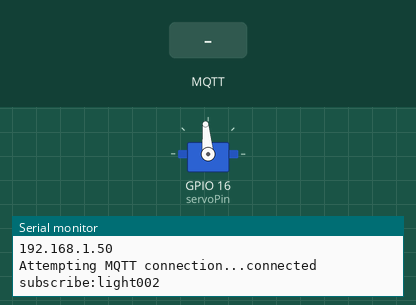
Bench run of a sketch on a simulated ESP8266 (NodeMCU). Parts: servo, the last lines printed to the serial monitor. The inputs (shaded band) are chosen by the test bench. WiFi joins after 1.5 s; servers stay silent unless stated; network time is answered at once with the bench clock; the local clock reads 2024-03-15 10:24:30 at power-on unless the sketch sets it; no MQTT or app messages arrive unless stated.

Above: at 2.7 s.
2.8 s: MQTT message "on" arrives on the first subscribed topic
At 3.6 s:
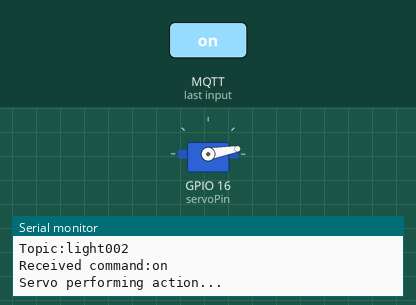
5.3 s: MQTT message "5" arrives on the first subscribed topic
At 6.1 s:
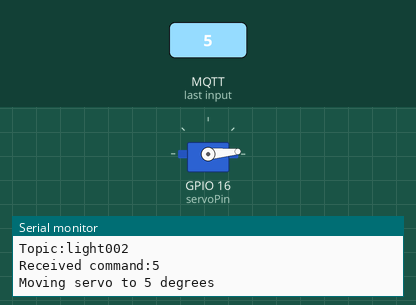
6.8 s: MQTT message "open" arrives on the first subscribed topic
At 9.2 s:
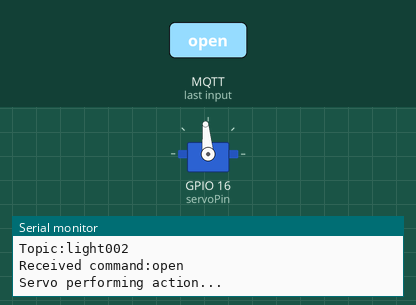
Timing chart, 0 to 10.7 s (numbered marks = the images above; inputs shaded):
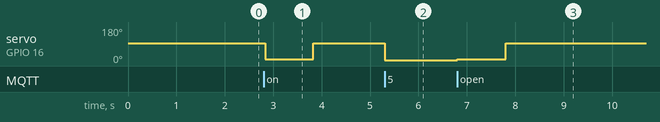

Measured:
- after the input at 2.8 s, servo on GPIO 16 (servoPin): 95° → 10° at once, → 95° 1.0 s later
- after the input at 5.3 s, servo on GPIO 16 (servoPin): 95° → 5° at once
- after the input at 6.8 s, servo on GPIO 16 (servoPin): 5° → 10° at once, → 95° 1.0 s later

The sketch:

new_open_door.ino
```cpp
/*
* 智能语言控制舵机，支持多平台控制
* 融合原版程序中的舵机角度参数和时间控制逻辑
*原版代码QQ群：566565915
* 项目示例：通过指令控制舵机动作
* 官网：bemfa.com
*/

#include <ESP8266WiFi.h>               //WIFI头文件
#include "PubSubClient.h"              //MQTT库文件
#include <Servo.h>                     //舵机库
#include <WiFiUdp.h>
#include <NTPClient.h>                 //NTP时间库

//********************需要修改的部分*******************//
const char* ssid = "No Study Come Play";           //你的路由WIFI名字
const char* password = "1234567890";     //你的WIFI密码
#define ID_MQTT  "4d06d448363143cdba6e96325785xxxx"     //用户私钥，控制台获取
const char*  topic = "light002";       //主题名字，可在巴法云控制台创建
const int servoPin = 16;               //舵机控制引脚(GPIO16/D0)，与原版一致
//**************************************************//

// NTP 客户端设置
WiFiUDP ntpUDP;
NTPClient timeClient(ntpUDP, "pool.ntp.org", 28800); // 北京时间偏移量(8小时)

// 定义有效时间范围，与原版一致
const int validStartHour = 7;
const int validEndHour = 24;

const char* mqtt_server = "bemfa.com"; //MQTT服务器
const int mqtt_server_port = 9501;     //MQTT服务器端口
WiFiClient espClient;
PubSubClient client(espClient);
Servo myServo;                         //创建舵机对象
int homePosition = 95;                 //舵机归位角度，与原版一致
int actionPosition = 10;               //舵机动作角度，与原版一致

// 记录上次检查网络连接的时间
unsigned long lastNetworkCheckTime = 0;
// 网络检查间隔时间（毫秒）
const unsigned long networkCheckInterval = 5000;

//函数声明
void setServoAction();
bool isTimeValid();
void checkNetworkConnection();

void setup_wifi() {
  delay(10);
  Serial.println();
  Serial.print("Connecting to ");
  Serial.println(ssid);
  WiFi.begin(ssid, password);

  while (WiFi.status() != WL_CONNECTED) {
    delay(500);
    Serial.print(".");
  }

  Serial.println("");
  Serial.println("WiFi connected");
  Serial.println("IP address: ");
  Serial.println(WiFi.localIP());

  // 初始化NTP客户端
  timeClient.begin();
}

void callback(char* topic, byte* payload, unsigned int length) {
  Serial.print("Topic:");
  Serial.println(topic);
  String msg = "";
  for (int i = 0; i < length; i++) {
    msg += (char)payload[i];
  }
  Serial.print("Received command:");
  Serial.println(msg);

  // 检查时间是否在有效范围内
  if (!isTimeValid()) {
    Serial.println("Command not valid at this time.");
    return;
  }

  // 处理命令 - 兼容"on"指令和角度指令
  if (msg == "on" || msg == "open") {
    setServoAction();
  } else {
    // 尝试将消息转换为角度值
    int angle = msg.toInt();
    if (angle >= 0 && angle <= 180) {
      Serial.print("Moving servo to ");
      Serial.print(angle);
      Serial.println(" degrees");
      myServo.write(angle);
      delay(500);
    } else {
      Serial.println("Invalid command! Send 'on' or angle (0-180)");
    }
  }
}

void reconnect() {
  // 循环直到重新连接成功
  while (!client.connected()) {
    Serial.print("Attempting MQTT connection...");
    // 尝试连接
    if (client.connect(ID_MQTT)) {
      Serial.println("connected");
      Serial.print("subscribe:");
      Serial.println(topic);
      // 订阅主题
      client.subscribe(topic);
    } else {
      Serial.print("failed, rc=");
      Serial.print(client.state());
      Serial.println(" try again in 5 seconds");
      // 5秒后重试
      delay(5000);
    }
  }
}

// 检查当前时间是否在有效范围内
bool isTimeValid() {
    timeClient.update();
    int currentHour = timeClient.getHours();
    return currentHour >= validStartHour && currentHour < validEndHour;
}

// 检查网络连接并尝试重新连接
void checkNetworkConnection() {
    if (millis() - lastNetworkCheckTime >= networkCheckInterval) {
        lastNetworkCheckTime = millis();
        if (WiFi.status() != WL_CONNECTED) {
            Serial.println("WiFi disconnected, trying to reconnect...");
            setup_wifi();
        }
    }
}

// 舵机动作函数，与原版逻辑一致
void setServoAction() {
  Serial.println("Servo performing action...");
  myServo.write(actionPosition);  // 转动到动作角度(10度)
  delay(1000);                    // 延时1秒，与原版一致
  myServo.write(homePosition);    // 回到归位角度(95度)
  delay(500);                     // 等待归位完成
}

void setup() {
  myServo.attach(servoPin);            // 初始化舵机引脚(GPIO16)
  myServo.write(homePosition);         // 设置舵机初始角度为归位角度
  Serial.begin(115200);                // 设置波特率
  setup_wifi();                        // 连接WiFi
  client.setServer(mqtt_server, mqtt_server_port); // 设置MQTT服务器
  client.setCallback(callback);        // 设置MQTT消息回调函数
}

void loop() {
  if (!client.connected()) {
    reconnect();
  }
  client.loop();
  checkNetworkConnection();  // 检查网络连接
}
```
